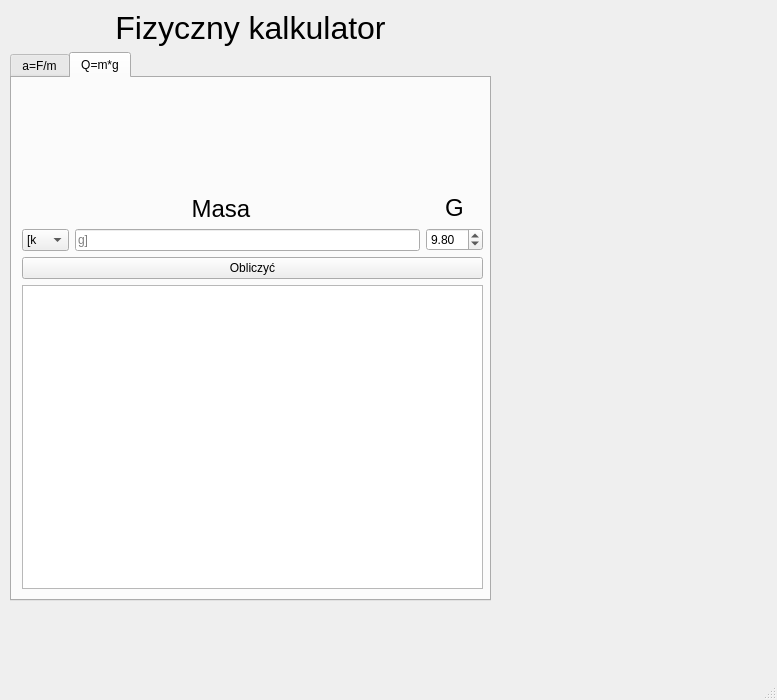
<?xml version="1.0" encoding="UTF-8"?>
<ui version="4.0">
 <class>MainWindow</class>
 <widget class="QMainWindow" name="MainWindow">
  <property name="enabled">
   <bool>true</bool>
  </property>
  <property name="geometry">
   <rect>
    <x>0</x>
    <y>0</y>
    <width>777</width>
    <height>700</height>
   </rect>
  </property>
  <property name="minimumSize">
   <size>
    <width>450</width>
    <height>600</height>
   </size>
  </property>
  <property name="maximumSize">
   <size>
    <width>2000</width>
    <height>2000</height>
   </size>
  </property>
  <property name="windowTitle">
   <string>MainWindow</string>
  </property>
  <widget class="QWidget" name="centralwidget">
   <widget class="QLabel" name="label_4">
    <property name="geometry">
     <rect>
      <x>7</x>
      <y>202</y>
      <width>16</width>
      <height>16</height>
     </rect>
    </property>
    <property name="maximumSize">
     <size>
      <width>16777215</width>
      <height>100</height>
     </size>
    </property>
    <property name="text">
     <string/>
    </property>
    <property name="pixmap">
     <pixmap>50868162f5015a20ea4511430fdf0285.svg</pixmap>
    </property>
    <property name="scaledContents">
     <bool>false</bool>
    </property>
    <property name="alignment">
     <set>Qt::AlignCenter</set>
    </property>
    <property name="openExternalLinks">
     <bool>false</bool>
    </property>
   </widget>
   <widget class="QWidget" name="verticalLayoutWidget_2">
    <property name="geometry">
     <rect>
      <x>10</x>
      <y>10</y>
      <width>481</width>
      <height>591</height>
     </rect>
    </property>
    <layout class="QVBoxLayout" name="verticalLayout_5">
     <item>
      <widget class="QLabel" name="label_5">
       <property name="font">
        <font>
         <pointsize>24</pointsize>
        </font>
       </property>
       <property name="text">
        <string>Fizyczny kalkulator</string>
       </property>
       <property name="alignment">
        <set>Qt::AlignCenter</set>
       </property>
      </widget>
     </item>
     <item>
      <widget class="QTabWidget" name="tabWidget">
       <property name="currentIndex">
        <number>1</number>
       </property>
       <widget class="QWidget" name="tab_1">
        <attribute name="title">
         <string>a=F/m</string>
        </attribute>
        <widget class="QWidget" name="verticalLayoutWidget">
         <property name="geometry">
          <rect>
           <x>10</x>
           <y>10</y>
           <width>460</width>
           <height>501</height>
          </rect>
         </property>
         <layout class="QVBoxLayout" name="verticalLayout_4">
          <item>
           <widget class="QLabel" name="aFmPic">
            <property name="minimumSize">
             <size>
              <width>0</width>
              <height>100</height>
             </size>
            </property>
            <property name="maximumSize">
             <size>
              <width>16777215</width>
              <height>100</height>
             </size>
            </property>
            <property name="font">
             <font>
              <pointsize>10</pointsize>
             </font>
            </property>
            <property name="text">
             <string/>
            </property>
            <property name="alignment">
             <set>Qt::AlignCenter</set>
            </property>
           </widget>
          </item>
          <item>
           <layout class="QHBoxLayout" name="horizontalLayout_5">
            <item>
             <layout class="QVBoxLayout" name="verticalLayout">
              <item>
               <widget class="QLabel" name="label">
                <property name="font">
                 <font>
                  <pointsize>18</pointsize>
                 </font>
                </property>
                <property name="layoutDirection">
                 <enum>Qt::LeftToRight</enum>
                </property>
                <property name="text">
                 <string>Sila</string>
                </property>
                <property name="alignment">
                 <set>Qt::AlignCenter</set>
                </property>
               </widget>
              </item>
              <item>
               <layout class="QHBoxLayout" name="horizontalLayout_2">
                <item>
                 <widget class="QComboBox" name="aFmFType">
                  <property name="maximumSize">
                   <size>
                    <width>16777215</width>
                    <height>16777215</height>
                   </size>
                  </property>
                  <property name="currentIndex">
                   <number>5</number>
                  </property>
                  <item>
                   <property name="text">
                    <string>[n</string>
                   </property>
                  </item>
                  <item>
                   <property name="text">
                    <string>[µ</string>
                   </property>
                  </item>
                  <item>
                   <property name="text">
                    <string>[m</string>
                   </property>
                  </item>
                  <item>
                   <property name="text">
                    <string>[c</string>
                   </property>
                  </item>
                  <item>
                   <property name="text">
                    <string>[d</string>
                   </property>
                  </item>
                  <item>
                   <property name="text">
                    <string>[</string>
                   </property>
                  </item>
                  <item>
                   <property name="text">
                    <string>[da</string>
                   </property>
                  </item>
                  <item>
                   <property name="text">
                    <string>[h</string>
                   </property>
                  </item>
                  <item>
                   <property name="text">
                    <string>[k</string>
                   </property>
                  </item>
                  <item>
                   <property name="text">
                    <string>[M</string>
                   </property>
                  </item>
                  <item>
                   <property name="text">
                    <string>[G</string>
                   </property>
                  </item>
                 </widget>
                </item>
                <item>
                 <widget class="QLineEdit" name="aFmFInp">
                  <property name="inputMask">
                   <string notr="true"/>
                  </property>
                  <property name="frame">
                   <bool>true</bool>
                  </property>
                  <property name="alignment">
                   <set>Qt::AlignLeading|Qt::AlignLeft|Qt::AlignVCenter</set>
                  </property>
                  <property name="placeholderText">
                   <string>N]</string>
                  </property>
                 </widget>
                </item>
               </layout>
              </item>
             </layout>
            </item>
            <item>
             <layout class="QVBoxLayout" name="verticalLayout_2">
              <item>
               <widget class="QLabel" name="label_2">
                <property name="font">
                 <font>
                  <pointsize>18</pointsize>
                 </font>
                </property>
                <property name="layoutDirection">
                 <enum>Qt::LeftToRight</enum>
                </property>
                <property name="text">
                 <string>Masa</string>
                </property>
                <property name="alignment">
                 <set>Qt::AlignCenter</set>
                </property>
               </widget>
              </item>
              <item>
               <layout class="QHBoxLayout" name="horizontalLayout_3">
                <item>
                 <widget class="QComboBox" name="aFmMType">
                  <property name="maximumSize">
                   <size>
                    <width>16777215</width>
                    <height>16777215</height>
                   </size>
                  </property>
                  <property name="currentIndex">
                   <number>8</number>
                  </property>
                  <item>
                   <property name="text">
                    <string>[n</string>
                   </property>
                  </item>
                  <item>
                   <property name="text">
                    <string>[µ</string>
                   </property>
                  </item>
                  <item>
                   <property name="text">
                    <string>[m</string>
                   </property>
                  </item>
                  <item>
                   <property name="text">
                    <string>[c</string>
                   </property>
                  </item>
                  <item>
                   <property name="text">
                    <string>[d</string>
                   </property>
                  </item>
                  <item>
                   <property name="text">
                    <string>[</string>
                   </property>
                  </item>
                  <item>
                   <property name="text">
                    <string>[da</string>
                   </property>
                  </item>
                  <item>
                   <property name="text">
                    <string>[h</string>
                   </property>
                  </item>
                  <item>
                   <property name="text">
                    <string>[k</string>
                   </property>
                  </item>
                  <item>
                   <property name="text">
                    <string>[M</string>
                   </property>
                  </item>
                  <item>
                   <property name="text">
                    <string>[G</string>
                   </property>
                  </item>
                 </widget>
                </item>
                <item>
                 <widget class="QLineEdit" name="aFmMInp">
                  <property name="alignment">
                   <set>Qt::AlignLeading|Qt::AlignLeft|Qt::AlignVCenter</set>
                  </property>
                  <property name="placeholderText">
                   <string>g]</string>
                  </property>
                 </widget>
                </item>
               </layout>
              </item>
             </layout>
            </item>
            <item>
             <layout class="QVBoxLayout" name="verticalLayout_3">
              <item>
               <widget class="QLabel" name="label_3">
                <property name="font">
                 <font>
                  <pointsize>18</pointsize>
                 </font>
                </property>
                <property name="layoutDirection">
                 <enum>Qt::LeftToRight</enum>
                </property>
                <property name="text">
                 <string>Przyspieszenie</string>
                </property>
                <property name="alignment">
                 <set>Qt::AlignCenter</set>
                </property>
               </widget>
              </item>
              <item>
               <layout class="QHBoxLayout" name="horizontalLayout_4">
                <item>
                 <widget class="QComboBox" name="aFmSType">
                  <property name="maximumSize">
                   <size>
                    <width>16777215</width>
                    <height>16777215</height>
                   </size>
                  </property>
                  <property name="currentIndex">
                   <number>5</number>
                  </property>
                  <item>
                   <property name="text">
                    <string>[nm</string>
                   </property>
                  </item>
                  <item>
                   <property name="text">
                    <string>[µm</string>
                   </property>
                  </item>
                  <item>
                   <property name="text">
                    <string>[mm</string>
                   </property>
                  </item>
                  <item>
                   <property name="text">
                    <string>[cm</string>
                   </property>
                  </item>
                  <item>
                   <property name="text">
                    <string>[dm</string>
                   </property>
                  </item>
                  <item>
                   <property name="text">
                    <string>[ m</string>
                   </property>
                  </item>
                  <item>
                   <property name="text">
                    <string>[dam</string>
                   </property>
                  </item>
                  <item>
                   <property name="text">
                    <string>[hm</string>
                   </property>
                  </item>
                  <item>
                   <property name="text">
                    <string>[km</string>
                   </property>
                  </item>
                  <item>
                   <property name="text">
                    <string>[Mm</string>
                   </property>
                  </item>
                  <item>
                   <property name="text">
                    <string>[Gm</string>
                   </property>
                  </item>
                 </widget>
                </item>
                <item>
                 <widget class="QLineEdit" name="aFmSInp">
                  <property name="alignment">
                   <set>Qt::AlignLeading|Qt::AlignLeft|Qt::AlignVCenter</set>
                  </property>
                  <property name="placeholderText">
                   <string>s²]</string>
                  </property>
                 </widget>
                </item>
               </layout>
              </item>
             </layout>
            </item>
           </layout>
          </item>
          <item>
           <widget class="QPushButton" name="aFmBtn">
            <property name="text">
             <string>Obliczyć</string>
            </property>
           </widget>
          </item>
          <item>
           <widget class="QTextBrowser" name="aFmOutp"/>
          </item>
         </layout>
        </widget>
       </widget>
       <widget class="QWidget" name="tab_2">
        <attribute name="title">
         <string>Q=m*g</string>
        </attribute>
        <widget class="QWidget" name="verticalLayoutWidget_3">
         <property name="geometry">
          <rect>
           <x>10</x>
           <y>10</y>
           <width>461</width>
           <height>501</height>
          </rect>
         </property>
         <layout class="QVBoxLayout" name="verticalLayout_6">
          <item>
           <widget class="QLabel" name="QmgPic">
            <property name="minimumSize">
             <size>
              <width>0</width>
              <height>100</height>
             </size>
            </property>
            <property name="font">
             <font>
              <pointsize>20</pointsize>
             </font>
            </property>
            <property name="text">
             <string/>
            </property>
            <property name="alignment">
             <set>Qt::AlignCenter</set>
            </property>
           </widget>
          </item>
          <item>
           <layout class="QHBoxLayout" name="horizontalLayout">
            <item>
             <layout class="QVBoxLayout" name="verticalLayout_7">
              <item>
               <widget class="QLabel" name="label_7">
                <property name="maximumSize">
                 <size>
                  <width>16777215</width>
                  <height>200</height>
                 </size>
                </property>
                <property name="font">
                 <font>
                  <pointsize>18</pointsize>
                 </font>
                </property>
                <property name="layoutDirection">
                 <enum>Qt::LeftToRight</enum>
                </property>
                <property name="text">
                 <string>Masa</string>
                </property>
                <property name="alignment">
                 <set>Qt::AlignCenter</set>
                </property>
               </widget>
              </item>
              <item>
               <layout class="QHBoxLayout" name="horizontalLayout_6">
                <item>
                 <widget class="QComboBox" name="QmgMType">
                  <property name="maximumSize">
                   <size>
                    <width>16777215</width>
                    <height>16777215</height>
                   </size>
                  </property>
                  <property name="currentIndex">
                   <number>8</number>
                  </property>
                  <item>
                   <property name="text">
                    <string>[n</string>
                   </property>
                  </item>
                  <item>
                   <property name="text">
                    <string>[µ</string>
                   </property>
                  </item>
                  <item>
                   <property name="text">
                    <string>[m</string>
                   </property>
                  </item>
                  <item>
                   <property name="text">
                    <string>[c</string>
                   </property>
                  </item>
                  <item>
                   <property name="text">
                    <string>[d</string>
                   </property>
                  </item>
                  <item>
                   <property name="text">
                    <string>[</string>
                   </property>
                  </item>
                  <item>
                   <property name="text">
                    <string>[da</string>
                   </property>
                  </item>
                  <item>
                   <property name="text">
                    <string>[h</string>
                   </property>
                  </item>
                  <item>
                   <property name="text">
                    <string>[k</string>
                   </property>
                  </item>
                  <item>
                   <property name="text">
                    <string>[M</string>
                   </property>
                  </item>
                  <item>
                   <property name="text">
                    <string>[G</string>
                   </property>
                  </item>
                 </widget>
                </item>
                <item>
                 <widget class="QLineEdit" name="QmgMInp">
                  <property name="alignment">
                   <set>Qt::AlignLeading|Qt::AlignLeft|Qt::AlignVCenter</set>
                  </property>
                  <property name="placeholderText">
                   <string>g]</string>
                  </property>
                 </widget>
                </item>
               </layout>
              </item>
             </layout>
            </item>
            <item>
             <layout class="QVBoxLayout" name="verticalLayout_8">
              <item>
               <widget class="QLabel" name="label_8">
                <property name="maximumSize">
                 <size>
                  <width>16777215</width>
                  <height>50</height>
                 </size>
                </property>
                <property name="font">
                 <font>
                  <pointsize>18</pointsize>
                 </font>
                </property>
                <property name="layoutDirection">
                 <enum>Qt::LeftToRight</enum>
                </property>
                <property name="text">
                 <string>G</string>
                </property>
                <property name="alignment">
                 <set>Qt::AlignCenter</set>
                </property>
               </widget>
              </item>
              <item>
               <widget class="QDoubleSpinBox" name="QmgGInp">
                <property name="minimum">
                 <double>9.750000000000000</double>
                </property>
                <property name="maximum">
                 <double>10.000000000000000</double>
                </property>
                <property name="singleStep">
                 <double>0.050000000000000</double>
                </property>
                <property name="value">
                 <double>9.800000000000001</double>
                </property>
               </widget>
              </item>
             </layout>
            </item>
           </layout>
          </item>
          <item>
           <widget class="QPushButton" name="QmgBtn">
            <property name="text">
             <string>Obliczyć</string>
            </property>
           </widget>
          </item>
          <item>
           <widget class="QTextBrowser" name="QmgOutp"/>
          </item>
         </layout>
        </widget>
       </widget>
      </widget>
     </item>
    </layout>
   </widget>
  </widget>
  <widget class="QMenuBar" name="menubar">
   <property name="geometry">
    <rect>
     <x>0</x>
     <y>0</y>
     <width>777</width>
     <height>21</height>
    </rect>
   </property>
  </widget>
  <widget class="QStatusBar" name="statusbar"/>
 </widget>
 <resources/>
 <connections/>
</ui>
